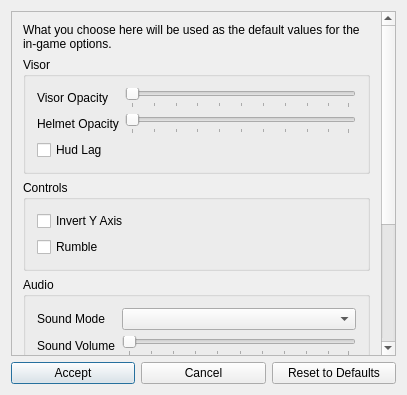
<?xml version="1.0" encoding="UTF-8"?>
<ui version="4.0">
 <class>EchoesUserPreferencesDialog</class>
 <widget class="QDialog" name="EchoesUserPreferencesDialog">
  <property name="geometry">
   <rect>
    <x>0</x>
    <y>0</y>
    <width>407</width>
    <height>395</height>
   </rect>
  </property>
  <property name="windowTitle">
   <string>Game Patching</string>
  </property>
  <layout class="QGridLayout" name="gridLayout">
   <item row="2" column="0">
    <widget class="QPushButton" name="accept_button">
     <property name="text">
      <string>Accept</string>
     </property>
    </widget>
   </item>
   <item row="2" column="1">
    <widget class="QPushButton" name="cancel_button">
     <property name="text">
      <string>Cancel</string>
     </property>
    </widget>
   </item>
   <item row="2" column="2">
    <widget class="QPushButton" name="reset_button">
     <property name="text">
      <string>Reset to Defaults</string>
     </property>
    </widget>
   </item>
   <item row="1" column="0" colspan="3">
    <widget class="QScrollArea" name="scrollArea">
     <property name="widgetResizable">
      <bool>true</bool>
     </property>
     <widget class="QWidget" name="scroll_area_contents">
      <property name="geometry">
       <rect>
        <x>0</x>
        <y>0</y>
        <width>373</width>
        <height>524</height>
       </rect>
      </property>
      <layout class="QVBoxLayout" name="verticalLayout">
       <item>
        <widget class="QLabel" name="description_label">
         <property name="text">
          <string>&lt;html&gt;&lt;head/&gt;&lt;body&gt;&lt;p&gt;What you choose here will be used as the default values for the in-game options.&lt;/p&gt;&lt;/body&gt;&lt;/html&gt;</string>
         </property>
         <property name="wordWrap">
          <bool>true</bool>
         </property>
        </widget>
       </item>
       <item>
        <widget class="QGroupBox" name="visor_box">
         <property name="title">
          <string>Visor</string>
         </property>
         <layout class="QGridLayout" name="visor_layout">
          <item row="0" column="0">
           <widget class="QLabel" name="hud_alpha_label">
            <property name="text">
             <string>Visor Opacity</string>
            </property>
           </widget>
          </item>
          <item row="0" column="1">
           <widget class="QSlider" name="hud_alpha_slider">
            <property name="orientation">
             <enum>Qt::Horizontal</enum>
            </property>
            <property name="tickPosition">
             <enum>QSlider::TicksBelow</enum>
            </property>
           </widget>
          </item>
          <item row="1" column="0">
           <widget class="QLabel" name="helmet_alpha_label">
            <property name="text">
             <string>Helmet Opacity</string>
            </property>
           </widget>
          </item>
          <item row="1" column="1">
           <widget class="QSlider" name="helmet_alpha_slider">
            <property name="orientation">
             <enum>Qt::Horizontal</enum>
            </property>
            <property name="tickPosition">
             <enum>QSlider::TicksBelow</enum>
            </property>
           </widget>
          </item>
          <item row="2" column="0" colspan="2">
           <widget class="QCheckBox" name="hud_lag_check">
            <property name="text">
             <string>Hud Lag</string>
            </property>
           </widget>
          </item>
         </layout>
        </widget>
       </item>
       <item>
        <widget class="QGroupBox" name="controls_box">
         <property name="title">
          <string>Controls</string>
         </property>
         <layout class="QGridLayout" name="controls_layout">
          <item row="0" column="0">
           <widget class="QCheckBox" name="invert_y_axis_check">
            <property name="text">
             <string>Invert Y Axis</string>
            </property>
           </widget>
          </item>
          <item row="1" column="0">
           <widget class="QCheckBox" name="rumble_check">
            <property name="text">
             <string>Rumble</string>
            </property>
           </widget>
          </item>
         </layout>
        </widget>
       </item>
       <item>
        <widget class="QGroupBox" name="audio_box">
         <property name="title">
          <string>Audio</string>
         </property>
         <layout class="QGridLayout" name="audio_layout">
          <item row="0" column="0">
           <widget class="QLabel" name="sound_mode_label">
            <property name="maximumSize">
             <size>
              <width>16777215</width>
              <height>20</height>
             </size>
            </property>
            <property name="text">
             <string>Sound Mode</string>
            </property>
           </widget>
          </item>
          <item row="0" column="1">
           <widget class="QComboBox" name="sound_mode_combo"/>
          </item>
          <item row="1" column="0">
           <widget class="QLabel" name="sfx_volume_label">
            <property name="text">
             <string>Sound Volume</string>
            </property>
           </widget>
          </item>
          <item row="2" column="0">
           <widget class="QLabel" name="music_volume_label">
            <property name="text">
             <string>Music Volume</string>
            </property>
           </widget>
          </item>
          <item row="1" column="1">
           <widget class="QSlider" name="sfx_volume_slider">
            <property name="orientation">
             <enum>Qt::Horizontal</enum>
            </property>
            <property name="tickPosition">
             <enum>QSlider::TicksBelow</enum>
            </property>
           </widget>
          </item>
          <item row="2" column="1">
           <widget class="QSlider" name="music_volume_slider">
            <property name="orientation">
             <enum>Qt::Horizontal</enum>
            </property>
            <property name="tickPosition">
             <enum>QSlider::TicksBelow</enum>
            </property>
           </widget>
          </item>
         </layout>
        </widget>
       </item>
       <item>
        <widget class="QGroupBox" name="screen_box">
         <property name="title">
          <string>Screen</string>
         </property>
         <layout class="QGridLayout" name="screen_layout">
          <item row="0" column="0">
           <widget class="QLabel" name="screen_brightness_label">
            <property name="text">
             <string>Screen Brightness</string>
            </property>
           </widget>
          </item>
          <item row="0" column="1">
           <widget class="QSlider" name="screen_brightness_slider">
            <property name="orientation">
             <enum>Qt::Horizontal</enum>
            </property>
            <property name="tickPosition">
             <enum>QSlider::TicksBelow</enum>
            </property>
           </widget>
          </item>
          <item row="1" column="0">
           <widget class="QLabel" name="screen_x_offset_label">
            <property name="text">
             <string>Screen X Offset</string>
            </property>
           </widget>
          </item>
          <item row="2" column="0">
           <widget class="QLabel" name="screen_y_offset_label">
            <property name="text">
             <string>Screen Y Offset</string>
            </property>
           </widget>
          </item>
          <item row="3" column="0">
           <widget class="QLabel" name="screen_stretch_label">
            <property name="text">
             <string>Screen Stretch</string>
            </property>
           </widget>
          </item>
          <item row="1" column="1">
           <widget class="QSlider" name="screen_x_offset_slider">
            <property name="orientation">
             <enum>Qt::Horizontal</enum>
            </property>
            <property name="tickPosition">
             <enum>QSlider::TicksBelow</enum>
            </property>
           </widget>
          </item>
          <item row="2" column="1">
           <widget class="QSlider" name="screen_y_offset_slider">
            <property name="orientation">
             <enum>Qt::Horizontal</enum>
            </property>
            <property name="tickPosition">
             <enum>QSlider::TicksBelow</enum>
            </property>
           </widget>
          </item>
          <item row="3" column="1">
           <widget class="QSlider" name="screen_stretch_slider">
            <property name="orientation">
             <enum>Qt::Horizontal</enum>
            </property>
            <property name="tickPosition">
             <enum>QSlider::TicksBelow</enum>
            </property>
           </widget>
          </item>
         </layout>
        </widget>
       </item>
      </layout>
     </widget>
    </widget>
   </item>
  </layout>
 </widget>
 <layoutdefault spacing="6" margin="11"/>
 <resources/>
 <connections/>
</ui>
